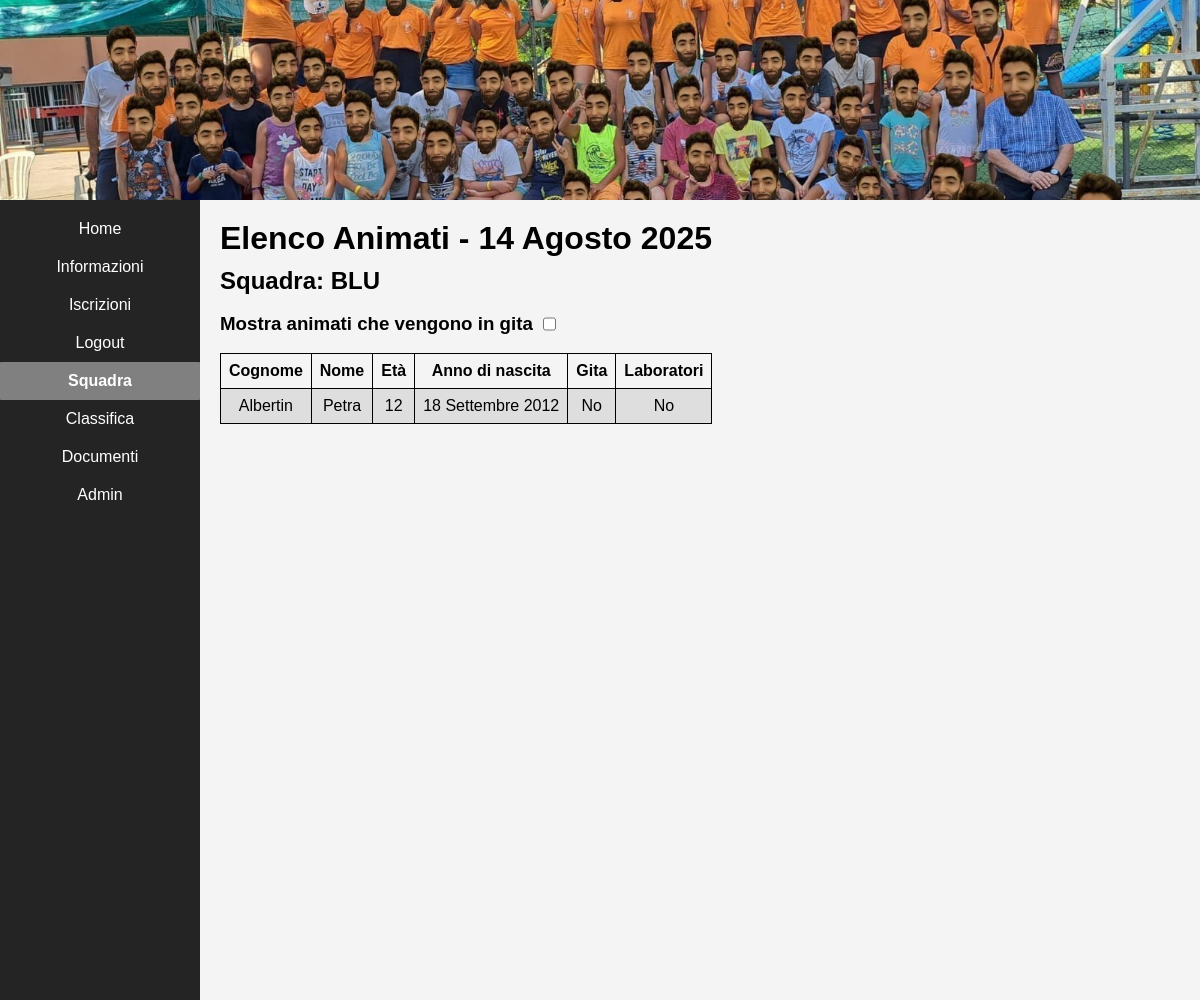
Screenshot of /appello/squadra/blu with the database file from the repository.
### b_app/models.py (models this page shows, shortened)
class Iscritto(models.Model):
    nome_figlio = models.CharField(max_length=100)
    cognome_figlio = models.CharField(max_length=100)
    squadra = models.CharField(max_length=10, blank=True, null=True, choices=TEAM_CHOICES)
    padre = models.CharField(max_length=100, blank=True, null=True)
    madre = models.CharField(max_length=100, blank=True, null=True)
    tutore = models.CharField(max_length=100, blank=True, null=True)
    data_figlio = models.DateField()
    luogo_nascita = models.CharField(max_length=100)
    residenza = models.CharField(max_length=150)
    fratelli = models.BooleanField(default=False)
    telefono1 = PhoneNumberField(region='IT')
    telefono2 = PhoneNumberField(region='IT', blank=True, null=True)
    allergie = models.CharField(max_length=255, blank=True, null=True)
    foto = models.BooleanField(default=False)
    sito = models.BooleanField(default=False)
    uscita_autonoma = models.BooleanField(default=False)
    cucina = models.ManyToManyField('cucina', blank=True)
    contatti = models.CharField(max_length=200, blank=True, null=True)
    note = models.CharField(max_length=500, blank=True, null=True)
    gita = models.BooleanField(default=False)
    necessita = models.CharField(max_length=500, blank=True, null=True)
    documento = models.FileField(upload_to='documenti/', blank=True, null=True)
    pagamenti = models.ManyToManyField('pagamenti', blank=True)
    laboratori = models.BooleanField(default=False)
    @property
    def eta(self):
        if self.data_figlio:
            oggi = date.today()
            return oggi.year - self.data_figlio.year - (
                (oggi.month, oggi.day) < (self.data_figlio.month, self.data_figlio.day)
            )
        return None

### b_app/views.py (the view)
# urls.py: path('appello/squadra/blu', views.blu, name='squadra_blu'),
def blu(request):
    iscritti = Iscritto.objects.filter(squadra="Blu")
    oggi = timezone.now().date()
    return render(request, 'blu.html', {
        'iscritti': iscritti,
        'oggi': oggi,
    })

### b_app/templates/blu.html (shortened to what this page needs)
{% extends 'squadra.html' %}
    {% block navbar %}
    <nav class="nav1">
        <ul>
        <li class="nav-item"><a class="a" id="home" href="/home/">Home</a></li>
        <li class="nav-item"><a class="a" href="/info2/">Informazioni</a></li>
        <li class="nav-item"><a class="a" href="/iscritti/">Iscrizioni</a></li>
        <li class="nav-item"><a class="a" href="/">Logout</a></li>
        <li class="dropdown dropbtn active">Squadra
        </li>
        <li class="nav-item"><a class="a" href="/classifica/">Classifica</a></li>
		<li class="nav-item"><a class="a" href="/files/">Documenti</a></li>
        <li class="nav-item"><a class="a" href="/admin/">Admin</a></li>
        </ul>
    </nav>
    {% endblock %}
    {% block main %}
    <main id="main" class="content">
        <h1>Elenco Animati - {{ oggi }}</h1>
        <h2>Squadra: BLU</h2><br>
        <div style="display: flex; gap: 10px">
            <h3>Mostra animati che vengono in gita</h3>
            <input type="checkbox" onchange="filtraPerValore('squadra', 4, 'Sì', this.checked)">
        </div><br>
        <table id="squadra">
            <thead>
                <tr>
                    <th onclick="sortTable(this)">Cognome</th>
                    <th onclick="sortTable(this)">Nome</th>
                    <th onclick="sortTable(this)">Età</th>
                    <th onclick="sortTable(this)">Anno di nascita</th>
                    <th>Gita</th>
                    <th>Laboratori</th>
                </tr>
            </thead>
            <tbody>
                {% for iscritto in iscritti %}
                    <tr>
                        <td>{{ iscritto.cognome_figlio }}</td>
                        <td>{{ iscritto.nome_figlio }}</td>
                        <td>{{ iscritto.eta }}</td>
                        <td>{{ iscritto.data_figlio }}</td>
                        <td>{{ iscritto.gita|yesno:"Sì,No" }}</td>
                        <td>{{ iscritto.laboratori|yesno:"Sì,No" }}</td>
                    </tr>
                {% empty %}
                    <tr><td colspan="6">Nessun animato.</td></tr>
                {% endfor %}
            </tbody>
        </table>
    </main>
    {% endblock %}

### b_app/static/style.css (style rules this page uses)
* { box-sizing: border-box; margin: 0; padding: 0; }
body { font-family: Arial, sans-serif; background-color: #f4f4f4; line-height: 1,5; }
.nav1 ul { background-color: rgba(0, 0, 0, 0.85); color: white; width: 100%; padding: 10px 0; overflow: auto; height: 100%; list-style: none; display: flex; flex-direction: column; align-items: center; margin: 0vh; }
.nav1 li { width: 100%; text-align: center; }
.nav1 li a.a { color: white; text-decoration: none; padding: 10px 15px; display: block; text-align: center; cursor: pointer; transition: 0.2s; }
li.dropdown { display: inline-block; position: static; }
.dropdown { color: black; text-decoration: none; padding: 10px 15px; display: block; width: 100%; text-align: center; cursor: pointer; transition: 0.2s; }
.dropbtn { color: white; text-decoration: none; padding: 10px 15px; display: block; width: 100%; text-align: center; cursor: pointer; transition: 0.2s; }
.nav1 a.active, li.active { background-color: grey; color: white; font-weight: bold; border-radius: 1px; }
.content { padding: 20px; background-color: rgba(255, 255, 255, 0); text-align: justify; line-height: 1,5; }
h1 { padding-bottom: 10px; }
table { font-family: arial, sans-serif; border-collapse: collapse; }
td, th { border: 1px solid #000000; text-align: center; padding: 8px; height: auto; border-collapse: collapse; }
th { background-color: #f4f4f4; }
tr:nth-child(odd) { background-color: #85858533; }
.content, .container { min-width: 0; }
@media (min-width: 768px) { .nav1 { width: 200px; height: 100vh; position: sticky; top: 0; } }
@media (min-width: 768px) { .nav1 ul { flex-direction: column; align-items: center; } }
@media (min-width: 768px) { .nav1 a.a { text-align: center; padding-left: 20px; width: 100%; } }
@media (min-width: 768px) { .content { width: 75%; } }
@media (min-width: 768px) { td, th { width: auto; overflow: visible; } }

### b_app/static/print.css (style rules this page uses)
table { border-collapse: collapse; width: 100%; font-size: 12pt; }
th, td { border: 1px solid #333; padding: 8px; text-align: left; }
th { background-color: #f0f0f0; }
body { color: #000; background: #fff; }
tr, td, th { page-break-inside: avoid; }

### rows the page displays
Iscritto: cognome_figlio "Albertin", nome_figlio "Petra", eta "12", data_figlio "18 Settembre 2012", gita "No", laboratori "No"
